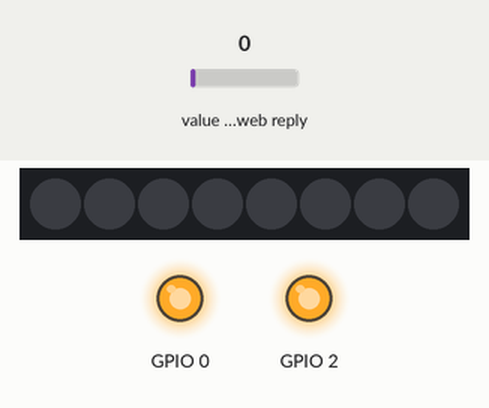
Recording of a sketch running on a simulated ESP8266 (NodeMCU). On the bench: 8 RGB LEDs in strip order, left to right, output pins drawn as LEDs (lit = HIGH). The test bench sets the inputs (shaded band); at power-on: value in the web reply 0. WiFi joins after 1.5 s; servers stay silent unless stated; random numbers use the default seed unless the sketch sets one; web services answer with replies made up by the test bench; what the sketch prints to the serial monitor is not drawn.

Above: at 0.1 s.
At 1.7 s:
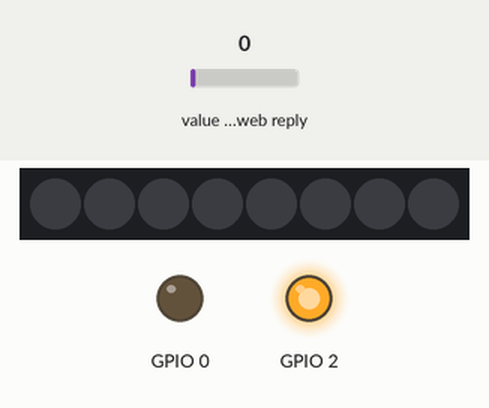
Timing chart, 0 to 41.6 s (numbered marks = the images above):
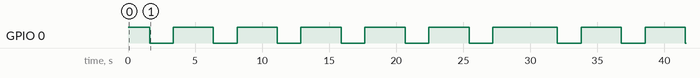

Measured:
- by itself, GPIO 0: HIGH → LOW at 1.6 s, → HIGH 1.8 s later, → LOW 3.0 s later, → HIGH 1.8 s later, … (17 changes in this stretch)

The sketch:

FeatherPixels.ino
```cpp
/* Cheerlight Christmas Tree
 *  Set an LED strip's color from the internet!
 *
 * brightcolorfulflickers.tumblr.com
 * instagram.com/brightcolorfulflickers
 * github.com/brightcolorfulflickers
 * instructables.com/member/brightcolorfulflickers/
 *
 * Dec 2016
 *
 * Original code from:  http://www.instructables.com/id/Cheerlights-Christmas-Tree/
 * Edited by LB for the Adafruit Feather HUZZAH ESP8266 *
 *
 */

#include <ESP8266WiFi.h>
#include <Adafruit_NeoPixel.h>

//const char ssids[]     = {"ShinyMoose", "L0ndonGreen2"};
//const char passwords[] = {"x6keHkLtgU", "establ1shment"};

const char* ssid = "L0ndonGreen2";
const char* password = "establ1shment";

const char* host = "api.thingspeak.com";

long lastUpdateTime = 0;
const long updateWaitTime = 3000; //3 seconds between queries
bool firstUpdate = false;
long lastAnimationTime = 0;
const long animWaitTime = 30000; // if it's been 30 seconds since something happened, do something!

#define NUM_LEDS 8
#define DATA_PIN 12 // LED strip on pin 12

//most recent Cheerlight color in r, g, b
uint8_t currentR;
uint8_t currentG;
uint8_t currentB;

//store recent values from Cheerlights
uint8_t rhistory[NUM_LEDS];
uint8_t ghistory[NUM_LEDS];
uint8_t bhistory[NUM_LEDS];

// Define the array of leds
Adafruit_NeoPixel strip = Adafruit_NeoPixel(NUM_LEDS, DATA_PIN, NEO_GRB + NEO_KHZ400);   // (LB) had to swap from RGB!

void setup() {

   pinMode(0, OUTPUT);
   pinMode(2, OUTPUT);
   digitalWrite(0, HIGH);
   digitalWrite(2, HIGH);

  Serial.begin(115200);
  delay(100);

  // We start by connecting to a WiFi network

  Serial.println();
  Serial.println();
  Serial.print("Connecting to ");
  Serial.println(ssid);

  WiFi.begin(ssid, password);

  while (WiFi.status() != WL_CONNECTED) {
    delay(500);
    Serial.print(".");
  }

  Serial.println("");
  Serial.println("WiFi connected");
  Serial.println("IP address: ");
  Serial.println(WiFi.localIP());

  strip.begin();
  strip.show();

  //initialize arrays

  for(int i = 0; i < NUM_LEDS; i++ ) {
    rhistory[i] = 0;
    ghistory[i] = 0;
    bhistory[i] = 0;
  }
  // This array could be used for something fun! Right now I only use it to compare against old values.
}

void loop() {
  //Check Cheerlights API every 3 seconds
  if ((unsigned long)(millis() - lastUpdateTime) > updateWaitTime  || firstUpdate == false)
  {
    digitalWrite(0, LOW);
    getCurrentColor();
    digitalWrite(0, HIGH);

    if (isNewColor(currentR,currentG,currentB))
    {
      digitalWrite(2, LOW);
      updateRGBArrays(currentR,currentG,currentB);
      Serial.println("New color: " + (String)currentR + "," + (String)currentG + "," + (String)currentB);
      lastAnimationTime == millis();
      fillUpLEDs(currentR,currentG,currentB);
      digitalWrite(2, HIGH);
    }
    if (firstUpdate == false) {
      firstUpdate = true;
    }
  }

  //Let's keep it interesting if the color doesn't change very often.
  //Animations every 30 seconds.
  if ((unsigned long)(millis() - lastAnimationTime) > animWaitTime) {
    //pick one animation randomly - feel free to add more of your own
    int animSelect = random(2);
    switch (animSelect) {
        case 0:
          dance(currentR,currentG,currentB);
          break;
        case 1:
          twinkle(currentR,currentG,currentB);
          break;
        default:
          // if nothing else matches, do the default
          // default is optional
        break;
    }
    lastAnimationTime = millis();
    SetAllLEDs(currentR,currentG,currentB);
  }

}

//Query the Cheerlights API for the current color
void getCurrentColor() {
  String colorString = "";

  // Use WiFiClient class to create TCP connections
  WiFiClient client;
  const int httpPort = 80;
  if (!client.connect(host, httpPort)) {
    Serial.println("connection failed");
    return;
  }

  // We now create a URI for the request
  String url = "/channels/1417/field/2/last.txt";

  // This will send the request to the server
  client.print(String("GET ") + url + " HTTP/1.1\r\n" +
               "Host: " + host + "\r\n" +
               "Connection: close\r\n\r\n");
  delay(500);

  // Read all the lines of the reply from server and print them to Serial
  String line = "";
  while(client.available()){
    line = client.readStringUntil('\r');
    //If the line has a # it's the HTML hex color
    if (line.indexOf('#') > 0) {
      colorString = line;
      int poundindex = line.indexOf('#');
      String thisColorString = line.substring(poundindex,poundindex+7);
      // Convert HTML hex color code to RGB values
      long colorNumber = (int) strtol( &thisColorString[1], NULL, 16);
      // Split them up into r, g, b values
      currentR = colorNumber >> 16;
      currentG = colorNumber >> 8 & 0xFF;
      currentB = colorNumber & 0xFF;
    }
  }
  lastUpdateTime = millis();
}

//Updates color of LEDs from bottom up
void fillUpLEDs(uint8_t r, uint8_t g, uint8_t b) {
  for(uint16_t i=0; i<strip.numPixels(); i++){
    strip.setPixelColor(i, r,g,b);
    delay(50); //delay adds fun animation effect
    strip.show();
  }
}

//Set all LEDs to a given set of r,g,b values
void SetAllLEDs(uint8_t r, uint8_t g, uint8_t b) {
  for(uint16_t i=0; i<strip.numPixels(); i++){
    strip.setPixelColor(i, r,g,b);
    strip.show();
  }
}

//Set every other LED to the current color and the rest blank, and alternate
void dance(uint8_t r, uint8_t g, uint8_t b) {
  for(uint16_t j=0; j<6; j++) {
    SetAllLEDs(0,0,0);
    for(uint16_t i=0; i<strip.numPixels(); i++){
      if (j % 2 == i % 2) {
        strip.setPixelColor(i, r,g,b);
      } else {
        strip.setPixelColor(i, 0,0,0);
      }
    }
    strip.show();
    delay(250);
  }
  delay(500);
}

//Turn on random LEDs
void twinkle(uint8_t r, uint8_t g, uint8_t b) {
  int numToTwinkle = 20;
  SetAllLEDs(0,0,0);
  for(uint16_t i=0; i<numToTwinkle; i++){
    strip.setPixelColor(random(NUM_LEDS), r,g,b);
    strip.show();
    delay(75);
  }
  delay(500);
}

bool isNewColor(int r, int g, int b) {
  if (r == rhistory[0] && g == ghistory[0] && b == bhistory[0]) {
    return false;
  } else {
    return true;
  }
}

void updateRGBArrays(int r, int g, int b) {
  for(int i = NUM_LEDS - 1; i > 0; i--) {
    rhistory[i] = rhistory[i-1];
    ghistory[i] = ghistory[i-1];
    bhistory[i] = bhistory[i-1];
  }
  rhistory[0] = r;
  ghistory[0] = g;
  bhistory[0] = b;
}
```
